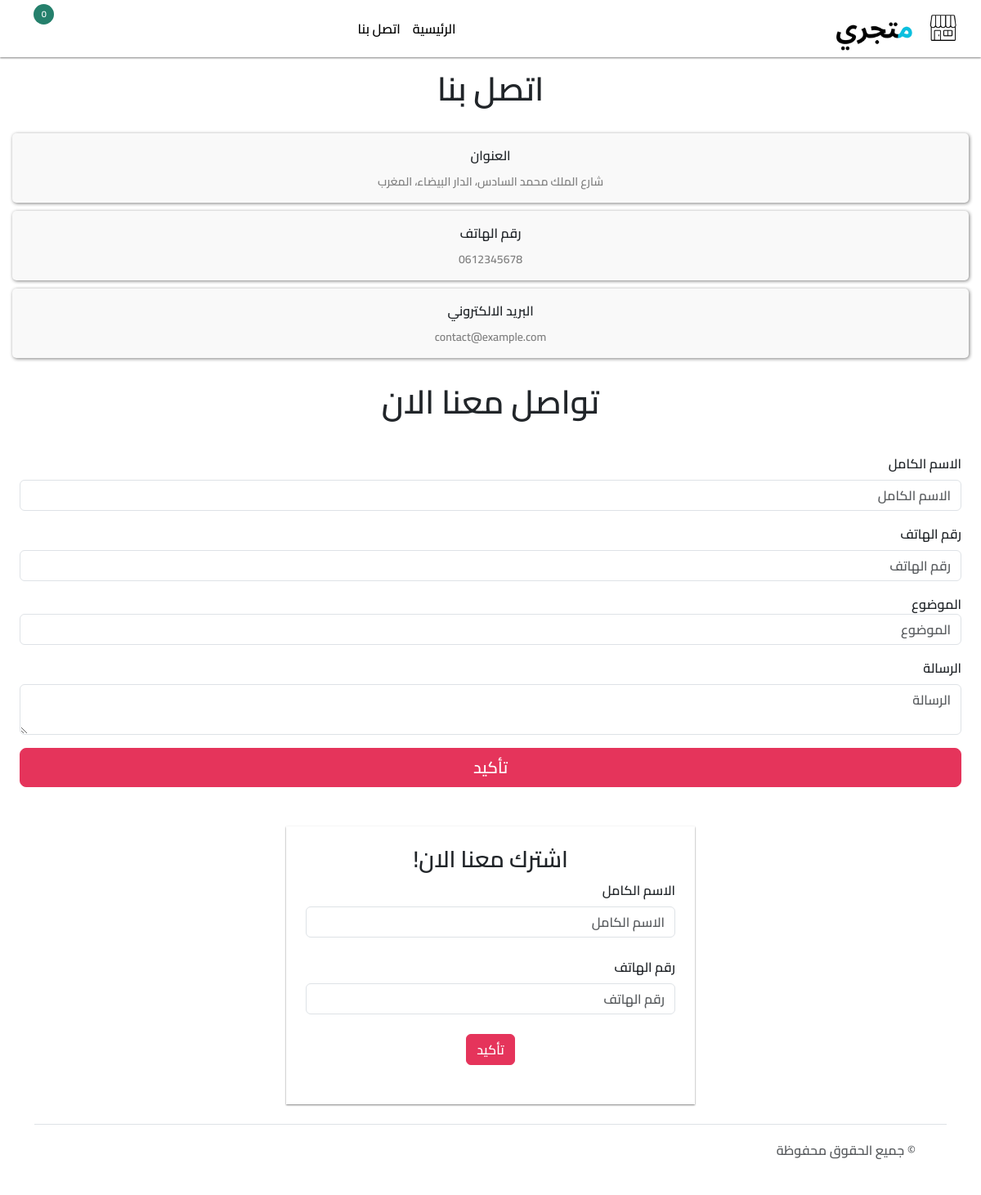
The page /contact-us/ on the database its author committed.
### main/models.py (models this page shows, shortened)
class SettingSite(models.Model):
    site_title = models.CharField('عنوان الموقع', max_length=100)
    site_name = models.CharField('اسم الموقع', max_length=100)
    description = models.TextField('الوصف',)
    keywords = models.TextField('كلمات مفتاحية', blank=True, null=True)
    icon = models.ImageField('أيقونة الموقع', upload_to='img/')
    logo = models.ImageField('لوجو الموقع', upload_to='img/')
    main_image = models.ImageField('صورةالخلفية الرئيسية', upload_to='img/')
    about_us_image = models.ImageField('صورة فقرة من نحن', upload_to='img/')
    currency = models.CharField('العملة', max_length=30)
    address = models.CharField('العنوان', max_length=200, blank=True, null=True)
    phone = models.CharField('رقم الهاتف', max_length=30)
    email = models.EmailField('البريد الإلكتروني', max_length=60, blank=True, null=True)
    whatsapp = models.BooleanField("خاصية الاتصال بواتساب", default=True)
    instagram = models.URLField('انستجرام', max_length=200, blank=True, null=True)
    facebook = models.URLField('فيسبوك', max_length=200, blank=True, null=True)
    phone_feature = models.BooleanField('خاصية الاتصال بالهاتف', default=True)
    imogie = models.BooleanField('الايموجي', default=True)
    contact_section = models.BooleanField('قسم التواصل', default=True)
    end_order = models.BooleanField('الولج الى صفحة استلام الطلبية', default=False, help_text="هل تريد المستخدم ان يستطيع الولوج الى الصفحة النهائية ( استلام الطلبية ) دائما ؟")
    color = models.CharField(max_length=20, verbose_name=' اللون الرئيسي', help_text='أدخل اللون (مثل #FF0000 أو red)')
    created_on = models.DateTimeField(
         'تاريخ الاضافة', default=timezone.now)
    class Meta:
        ordering = ['-created_on']
        verbose_name = 'اعدادات الموقع'
        verbose_name_plural = 'اعدادات الموقع'

class Constants(models.Model):
    about_us_title = models.CharField('عنوان فقرة من نحن', max_length=255)
    about_us_content = models.TextField('محتوى فقرة من نحن',)
    subscription_title = models.CharField('عنوان نموذج الاشتراك', max_length=255)
    title_products = models.CharField('عنوان المنتجات', max_length=255)
    title_special_products =  models.CharField('عنوان المنتجات الاكثر طلبا', max_length=255)
    title_lists = models.CharField('عنوان القوائم الخاصة', max_length=255)
    title_footer = models.CharField('عنوان الفوتر (أسفل الصفحة)', max_length=255)
    contact_title = models.CharField('عنوان صفحة اتصل بنا', max_length=255)
    contact_form_title = models.CharField('عنوان الفورم الخاصة بصفحة اتصل بنا', max_length=255)
    command_title = models.CharField('عنوان صفحة استلام الطلبية ', max_length=255)
    command_details = models.TextField('تفاصيل الطلبية' ,)
    contact_note = models.CharField('ملاحظات الاتصال', max_length=255)
    phone_button = models.CharField('نص زر الاتصال بالهاتف', max_length=255)
    whatsapp_button = models.CharField( "نص زر الاتصال بالواتساب" , max_length=255)
    created_on =  models.DateTimeField('تاريخ الاضافة',  default=timezone.now)
    checkout_title = models.CharField('عنوان صفحة تأكيد الطلبية ', max_length=255)
    checkout_button = models.CharField('نص زر التأكيد', max_length=255)
    class Meta:
        ordering = ['-created_on']
        verbose_name = 'النصوص و الثوابت'
        verbose_name_plural = 'النصوص و الثوابت'

### main/views.py (the view, shortened to what this page needs)
# urls.py: path('contact-us/', views.contact_us, name="contact"),
def contact_us(request):
    name = None
    phone = None
    subject = None
    message = None
    cartQuantity = getCartQuantity(request)
    error_message = None
    success_message = None
    e = None
    s = None
    settings = None
    constants =  None
    try:
        settings = SettingSite.objects.all()[0]
    except:
        return redirect('admin:login')
    try:
        constants = Constants.objects.all()[0]
    except:
        return redirect('admin:login')
    return render(request, 'contact_page.html', {
        'success': success_message,
        'error': error_message,
        'sub_error': e,
        'sub_success': s,
        'cartQuantity': cartQuantity,
        'settings': settings,
        'constants': constants,
        'title': constants.contact_title,
    })

### main/funcs.py (called while the page is built, shortened)
def getCartQuantity(request):
    if 'cart' not in  request.session:
        return 0

### templates/contact_page.html (shortened to what this page needs)
{% extends 'base_boot.html' %}
{% load static %}
{% block head %}
<link rel = "stylesheet" href = "{% static 'css/contact.css' %}">
{% endblock head %}
{% block content %}
<main class="main">
    <h1 style="text-align: center; margin: 15px 0;">{{constants.contact_title}}</h1>
    <div class="informations">
        {% if settings.address != None %}
        <div class="info">
          <span>العنوان</span>
          <span class="info-span">{{settings.address}}</span>
        </div>
      {% endif %}
        <div class="info">
            <span>رقم الهاتف</span>
            <span class="info-span">{{settings.phone}}</span>
        </div>
        {% if settings.email != None %}
        <div class="info">
          <span>البريد الالكتروني</span>
          <span class="info-span">{{settings.email}}</span>
        </div>
        {% endif %}
    </div>
    <h1 style="text-align: center; margin: 15px 0;">{{constants.contact_form_title}}</h1>
    <form method="post" class="p-4">
        <div class="row g-3">
          <div class="col-12">
            <label for="name" class="form-label">الاسم الكامل</label>
            <input type="text" class="form-control" oninput="restrictInput(this, 'A-Za-zأ-ي؀-ۿ\\s')" id="name" name="name" placeholder="الاسم الكامل" required="">
          </div>
          <div class="col-12">
            <label for="phone" class="form-label">رقم الهاتف</label>
            <input type="tel" style='direction: rtl;' class="form-control" minlength="10" maxlength="12" oninput="restrictInput(this, '0-9')" id="phone" placeholder="رقم الهاتف" name="phone" required="">
          </div>
          <div class="col-12">
            <label for="subject" class="subject">الموضوع</label>
            <input type="text" style='direction: rtl;' class="form-control" maxlength="200"  placeholder="الموضوع"  id="sucject" name="subject" required="">
          </div>
          <div class="col-12">
            <label for="address" class="form-label" >الرسالة</label>
            <textarea class="form-control" style="resize: vertical;" maxlength="2000" placeholder="الرسالة" id="message" name="message" required=""></textarea>
          </div>
        </div>
        <button class="w-100 btn btn-sub btn-lg mt-3" name="save_message" type="submit">تأكيد</button>
    </form>
</main>
{% endblock content %}

### templates/compenents/header.html (shortened to what this page needs)
{% load static %}
<header class="p-2">
    <a class="logo" href="{% url 'index' %}">
        <img src="{{settings.logo.url}}" draggable="false" style="max-height:65px" >
    </a>
    <ul class="navbar-list" id="navbar-list">
        <li><a href="{% url 'index' %}">الرئيسية</a></li>
        <li><a href="{% url 'contact' %}">اتصل بنا</a></li>
    </ul>
    <div class="icons">
        <a href="{% url 'cart' %}"><button class="icon" id="button-icon-cart">
            <i class="fas fa-shopping-cart" aria-hidden="true"></i>
        </button></a>
    </div>
</header>

### templates/compenents/sub-form.html (shortened to what this page needs)
<form class="m-auto form-subscription p-4 mt-4" style="
    max-width: 500px;
" method='post'>
<h3 class = "text-center">{{constants.subscription_title}}</h3>
      <div class="form-outline mb-4">
        <label class="form-label" for="name">الاسم الكامل</label>
        <input maxlength='40' minlength='3' oninput="restrictInput(this)" type="text" id="name" name="name" placeholder="الاسم الكامل" required class="form-control">
      </div>
      <div class="form-outline mb-4">
        <label class="form-label" for="phone">رقم الهاتف</label>
        <input type="tel" style="direction: rtl;" minlength="10" maxlength="12" oninput="restrictInput(this, '0-9')" id="phone" placeholder="رقم الهاتف" name="phone" required class="form-control">
      </div>
      <div class="form-outline text-center">
        <button type="submit" name="subscribe" class="btn-sub btn btn-block mb-4 text-center">تأكيد</button>
      </div>
    </form>

### templates/compenents/footer.html
<div class="container">
    <footer class="d-flex flex-wrap justify-content-between align-items-center py-3 my-4 border-top">
      <div class="col-md-4 d-flex align-items-center">
        <a href="/" class="mb-3 me-2 mb-md-0 text-muted text-decoration-none lh-1">
          <svg class="bi" width="30" height="24"><use xlink:href="#bootstrap"></use></svg>
        </a>
        <span class="mb-3 mb-md-0 text-muted">{{constants.title_footer}}</span>
      </div>
      {% if settings.whatsapp == True or settings.instagram != None or settings.facebook != None or settings.phone_feature == True  %}
      <ul class="nav col-md-4 justify-content-end list-unstyled d-flex">
       {% if settings.instagram != None %} <li class="ms-3"><a class="text-muted" style="font-size: 20px" href="{{settings.instagram}}"><i class="fab fa-instagram"></i></a></li>{% endif %}
       {% if settings.facebook != None %} <li class="ms-3"><a class="text-muted" style="font-size: 20px" href="{{settings.facebook}}"><i class="fab fa-facebook"></i></a></li>{% endif %}
       {% if settings.whatsapp == True %}<li class="ms-3"><a class="text-muted" style="font-size: 20px" href="https://wa.me/{{settings.phone}}"><i class="fab fa-whatsapp"></i></a></li>{% endif %}
       {% if settings.phone_feature == True %}<li class="ms-3"><a class="text-muted" style="font-size: 20px" href="tel:{{settings.phone}}"><i class="fas fa-phone"></i></a></li>{% endif %}
      </ul>
      {% endif %}
    </footer>
  </div>

### static/css/global.css (style rules this page uses)
:root { --font: Cairo, sans-serif; --header-height: 70px; }
* { list-style: none; text-decoration: none; }
a { text-decoration: none; }
body { font-family: var(--font); direction: rtl; }
header { height: var(--header-height); width: 100%; background: white; box-shadow: 0 0.5px 2px 0px gray; justify-content: space-evenly; display: flex; gap: 10px; padding: 0 10px; align-items: center; }
.icons { display: flex; gap: 10px; position: absolute; top: 0; left: 15px; height: var(--header-height); align-items: center; }
.icon { font-size: 22px; cursor: pointer; border: none; outline: none; background-color: inherit; }
.navbar-list { flex: 1; display: flex; gap: 15px; padding: 0; margin: 0; justify-content: center; }
.navbar-list li a { color: black; font-size: 16px; }
.form-subscription { box-shadow: 0 0.5px 2px 0px gray; max-width: 500px; width: 90%; }
.btn-sub { background-color: var(--color-primary) !important; color: #fff !important; border-color: var(--color-primary) !important; }
.form-control { direction: rtl; }

### static/css/contact.css (style rules this page uses)
.informations { padding: 15px; display: flex; flex-direction: column; gap: 10px; align-items: center; }
.info { gap: 10px; display: flex; align-items: center; flex-direction: column; background: #f9f9f9; box-shadow: 1px 1px 4px 0px gray; padding: 15px; border-radius: 5px; width: 100%; }
.info-span { color: gray; font-size: 14px; }

### rows shown on the page
SettingSite: logo (picture), address "شارع الملك محمد السادس، الدار البيضاء، المغرب", phone "0612345678", email "contact@example.com"
Constants: contact_title "اتصل بنا", contact_form_title "تواصل معنا الان", subscription_title "اشترك معنا الان!", title_footer "© جميع الحقوق محفوظة"
